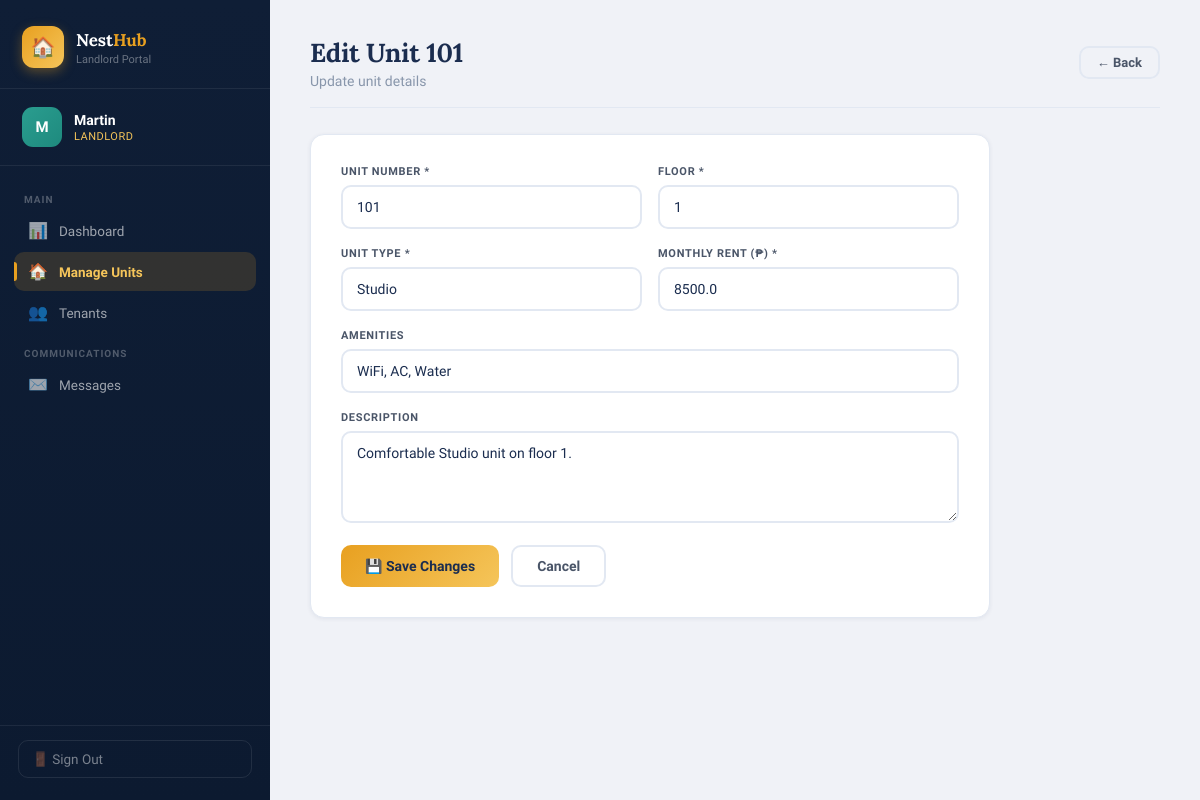
Screenshot of /landlord/units/edit/1 (signed in) with the database file from the repository.
### tables this page shows
CREATE TABLE user (
        id INTEGER PRIMARY KEY AUTOINCREMENT,
        username TEXT UNIQUE NOT NULL,
        password TEXT NOT NULL,
        role TEXT NOT NULL,
        full_name TEXT NOT NULL,
        email TEXT,
        phone TEXT,
        created_at TEXT DEFAULT (datetime('now'))
    );

CREATE TABLE unit (
        id INTEGER PRIMARY KEY AUTOINCREMENT,
        unit_number TEXT UNIQUE NOT NULL,
        floor INTEGER NOT NULL,
        unit_type TEXT NOT NULL,
        monthly_rent REAL NOT NULL,
        description TEXT,
        amenities TEXT,
        is_occupied INTEGER DEFAULT 0,
        tenant_id INTEGER REFERENCES user(id),
        occupancy_start TEXT,
        monthly_due_day INTEGER DEFAULT 1,
        created_at TEXT DEFAULT (datetime('now'))
    );

### views.py (the view, shortened to what this page needs)
@main_bp.route('/landlord/units/edit/<int:unit_id>', methods=['GET','POST'])
@login_required(role='landlord')
def landlord_edit_unit(unit_id):
    uid = session['user_id']
    conn = get_db()
    user = row_to_dict(conn.execute("SELECT * FROM user WHERE id=?", (uid,)).fetchone())
    unit = row_to_dict(conn.execute("SELECT * FROM unit WHERE id=?", (unit_id,)).fetchone())
    if not unit:
        conn.close()
        return redirect(url_for('main.landlord_units'))
    unread_msgs = get_unread_msgs(uid)
    conn.close()
    return render_template('landlord_unit_form.html', user=user, unit=unit, unread_msgs=unread_msgs)

### models.py (called while the page is built)
def get_db():
    conn = sqlite3.connect(DB_PATH)
    conn.row_factory = sqlite3.Row
    conn.execute("PRAGMA foreign_keys = ON")
    return conn

### views.py (called while the page is built)
def login_required(role=None):
    def decorator(f):
        @wraps(f)
        def wrapped(*args, **kwargs):
            uid = session.get('user_id')
            if not uid:
                flash('Please log in.', 'warning')
                return redirect(url_for('main.login'))
            if role and session.get('user_role') != role:
                flash('Access denied.', 'danger')
                return redirect(url_for('main.login'))
            return f(*args, **kwargs)
        return wrapped
    return decorator

def row_to_dict(row):
    return dict(row) if row else None

def get_unread_msgs(uid):
    conn = get_db()
    n = conn.execute("SELECT COUNT(*) FROM message WHERE receiver_id=? AND is_read=0", (uid,)).fetchone()[0]
    conn.close()
    return n

### templates/landlord_unit_form.html (shortened to what this page needs)
{% extends 'base.html' %}
{% from 'sidebar.html' import landlord_sidebar %}
{% block body %}
<div class="app-wrapper">
  {{ landlord_sidebar(user, 'units', unread_msgs) }}
  <main class="main-content">
    <div class="page-header-row">
      <div class="page-header" style="margin-bottom:0;">
        <h1>{{ 'Edit Unit ' + unit.unit_number if unit else 'Add New Unit' }}</h1>
        <p>{{ 'Update unit details' if unit else 'Fill in details for the new unit' }}</p>
      </div>
      <a href="{{ url_for('main.landlord_units') }}" class="btn btn-outline btn-sm">← Back</a>
    </div>
    <div class="form-card">
      <form method="POST" action="{{ url_for('main.landlord_edit_unit', unit_id=unit.id) if unit else url_for('main.landlord_add_unit') }}">
        <div class="form-row">
          <div class="form-field">
            <label>Unit Number *</label>
            <input type="text" name="unit_number" value="{{ unit.unit_number if unit else '' }}" placeholder="e.g. 101, 205" required>
          </div>
          <div class="form-field">
            <label>Floor *</label>
            <input type="number" name="floor" value="{{ unit.floor if unit else '' }}" placeholder="e.g. 1, 2, 3" min="1" required>
          </div>
        </div>
        <div class="form-row">
          <div class="form-field">
            <label>Unit Type *</label>
            <select name="unit_type" required>
              {% for t in ['Studio', '1 Bedroom', '2 Bedroom', '3 Bedroom', 'Penthouse', 'Loft'] %}
              <option value="{{ t }}" {{ 'selected' if unit and unit.unit_type == t else '' }}>{{ t }}</option>
              {% endfor %}
            </select>
          </div>
          <div class="form-field">
            <label>Monthly Rent (₱) *</label>
            <input type="number" name="monthly_rent" value="{{ unit.monthly_rent if unit else '' }}" placeholder="e.g. 12000" min="0" step="500" required>
          </div>
        </div>
        <div class="form-field">
          <label>Amenities</label>
          <input type="text" name="amenities" value="{{ unit.amenities if unit else '' }}" placeholder="e.g. WiFi, AC, Water, Parking (comma-separated)">
        </div>
        <div class="form-field">
          <label>Description</label>
          <textarea name="description" rows="4" placeholder="Describe the unit…">{{ unit.description if unit else '' }}</textarea>
        </div>
        <div style="display:flex;gap:12px;">
          <button type="submit" class="btn btn-gold">{{ '💾 Save Changes' if unit else '➕ Add Unit' }}</button>
          <a href="{{ url_for('main.landlord_units') }}" class="btn btn-outline">Cancel</a>
        </div>
      </form>
    </div>
  </main>
</div>
{% endblock %}

### templates/sidebar.html (shortened to what this page needs)
{% macro landlord_sidebar(user, active, unread_msgs=0) %}
<aside class="sidebar">
  <div class="sidebar-brand">
    <div class="logo-row">
      <div class="logo-box">🏠</div>
      <div>
        <h2>Nest<span>Hub</span></h2>
        <p>Landlord Portal</p>
      </div>
    </div>
  </div>
  <div class="sidebar-user">
    <div class="user-avatar">{{ user.full_name[0] }}</div>
    <div>
      <div class="user-name">{{ user.full_name }}</div>
      <div class="user-role gold">Landlord</div>
    </div>
  </div>
  <nav class="sidebar-nav">
    <div class="nav-section-label">Main</div>
    <a href="{{ url_for('main.landlord_dashboard') }}" class="nav-item {% if active == 'dashboard' %}active{% endif %}">
      <span class="nav-icon">📊</span> Dashboard
    </a>
    <a href="{{ url_for('main.landlord_units') }}" class="nav-item {% if active == 'units' %}active{% endif %}">
      <span class="nav-icon">🏠</span> Manage Units
    </a>
    <a href="{{ url_for('main.landlord_tenants') }}" class="nav-item {% if active == 'tenants' %}active{% endif %}">
      <span class="nav-icon">👥</span> Tenants
    </a>
    <div class="nav-section-label">Communications</div>
    <a href="{{ url_for('main.landlord_messages') }}" class="nav-item {% if active == 'messages' %}active{% endif %}">
      <span class="nav-icon">✉️</span> Messages
    </a>
  </nav>
  <div class="sidebar-footer">
    <a href="{{ url_for('main.logout') }}" class="logout-btn">🚪 Sign Out</a>
  </div>
</aside>
{% endmacro %}

### rows the page displays
user: full_name "M", full_name "Martin"
unit: unit_number "Edit Unit 101", unit_number "101", floor "1", monthly_rent "8500.0", amenities "WiFi, AC, Water", description "Comfortable Studio unit on floor 1."

### other values shown
{{ 'Update unit details' if unit else 'Fill in details for the new unit' }} "Update unit details"
{{ '💾 Save Changes' if unit else '➕ Add Unit' }} "💾 Save Changes"
form field unit_type "Studio"
